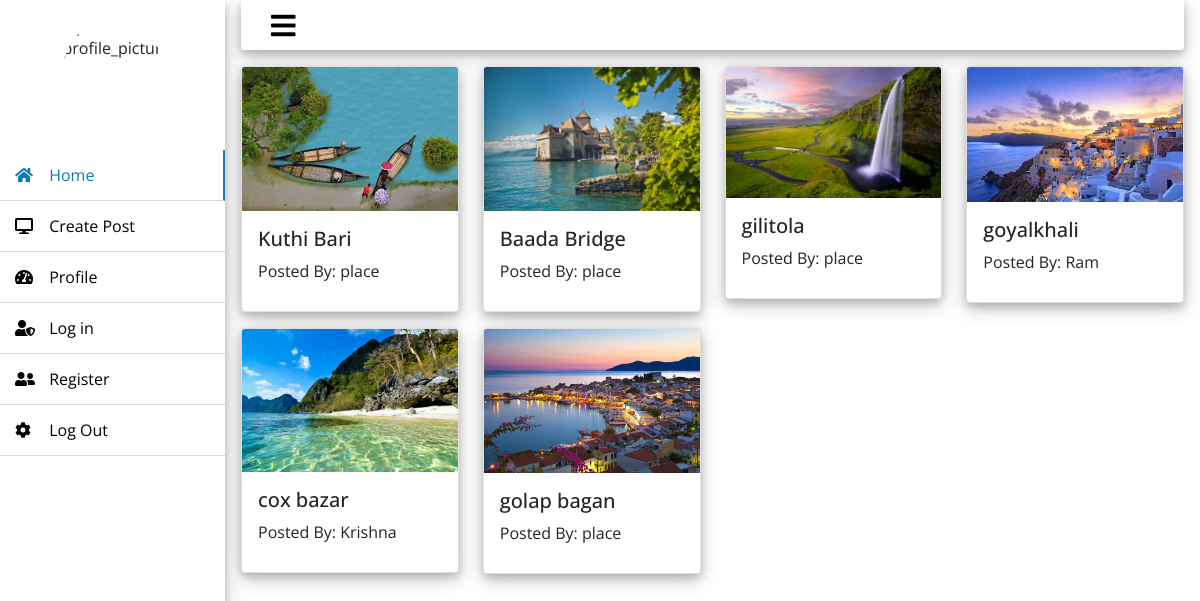
The page / on the database its author committed.
### place/models.py (models this page shows, shortened)
class Place(models.Model):
    DHAKA = 'D'
    CHITAGONG = 'C'
    RAJSHAHI = 'R'
    KHULNA = 'K'
    BARISHAL = 'B'
    SHYLET = 'S'
    DIVISION_CHOICES = [
        (DHAKA,'Dhaka'),
        (CHITAGONG,'Chitagong'),
        (RAJSHAHI,'Rajshahi'),
        (KHULNA,'Khulna'),
        (BARISHAL,'Barishal'),
        (SHYLET,'Shylet'),
    ]
    image = models.ImageField(default='default.jpg', upload_to='place')
    title = models.CharField(max_length=255)
    address = models.CharField(max_length=50)
    division = models.CharField(
        max_length=20,
        choices=DIVISION_CHOICES,
        default=DHAKA
        )
    description = models.TextField()
    category = models.ForeignKey(
        Category,
        on_delete=models.SET_NULL,
        null=True,
        blank=True
        )
    author = models.ForeignKey(User, on_delete=models.PROTECT)

### place/views.py (the view)
# urls.py: path('', PlaceListView.as_view(), name='place-list'),
class PlaceListView(ListView):
    model = Place
    template_name = "place/place_list.html"
    context_object_name = 'places'

### place/templates/place/place_list.html
{% extends 'place/base.html' %}
{% load static %}
{% block content %}
    <div class="row">
        {% for place in places %}
        <div class="col-md-3 mb-3">
            <div class="card sdow ">
                <a href="{% url 'place-detail' place.id %}">
                    <img src="{{ place.image.url }}" class="card-img-top" alt="default.jpg"/>
                </a>
                <div class="card-body" style="height: 100px;">
                    <h5 class="card-title">{{ place.title }}</h5>
                    <p class="card-text">Posted By: {{ place.author }}</p>
                </div>
            </div>
        </div>
        {% endfor %}
    </div>
{% endblock content %}

### place/templates/place/base.html (shortened to what this page needs)
<!DOCTYPE html>
{% load static %}
<html lang="en">
  <head>
    <link
      href="https://cdn.jsdelivr.net/npm/bootstrap@5.1.0/dist/css/bootstrap.min.css"
      rel="stylesheet"
    />
    <link
      rel="stylesheet"
      href="https://use.fontawesome.com/releases/v5.8.1/css/all.css"
    />
    <link rel="stylesheet" href="{% static 'place/main.css' %}" />
    <link rel="stylesheet" href="{% static 'place/form.css' %}" />
  </head>
  <body>
    <div class="contai">
      <div class="wrapper">
        <div class="section">
          <div class="top_navbar">
            <div class="hamburger">
              <a href="">
                <i class="fas fa-bars"></i>
              </a>
            </div>
          </div>
          <div class="mx-3 mt-3">
             {% block content %} {% endblock content %}
          </div>
        </div>
        <div class="sidebar">
          <div class="profile">
            <img src="{{ user.profile.image.url }}" alt="profile_picture" />
          </div>
          <ul>
            <li>
              <a href="{% url 'place-list' %}" class="active">
                <span class="icon"><i class="fas fa-home"></i></span>
                <span class="item">Home</span>
              </a>
            </li>
            <li>
              <a href="{% url 'place-create' %}">
                <span class="icon"><i class="fas fa-desktop"></i></span>
                <span class="item">Create Post</span>
              </a>
            </li>
            <li>
              <a href="{% url 'user-profile' %}">
                <span class="icon"><i class="fas fa-tachometer-alt"></i></span>
                <span class="item">Profile</span>
              </a>
            </li>
            <li>
              <a href="{% url 'user-login' %}">
                <span class="icon"><i class="fas fa-user-shield"></i></span>
                <span class="item">Log in</span>
              </a>
            </li>
            <li>
              <a href="{% url 'user-register' %}">
                <span class="icon"><i class="fas fa-user-friends"></i></span>
                <span class="item">Register</span>
              </a>
            </li>
            <li>
              <a href="{% url 'user-logout' %}">
                <span class="icon"><i class="fas fa-cog"></i></span>
                <span class="item">Log Out</span>
              </a>
            </li>
          </ul>
        </div>
      </div>
    </div>
  </body>
</html>

### place/static/place/main.css (style rules this page uses)
* { list-style: none; text-decoration: none; margin: 0; padding: 0; box-sizing: border-box; font-family: 'Open Sans', sans-serif; }
body { background: #ffffff; }
.wrapper .sidebar { background: #ffffff; position: fixed; top: 0; left: 0; width: 225px; height: 100%; padding: 20px 0; transition: all 0.5s ease; box-shadow: 0 4px 8px 0 rgba(0, 0, 0, 0.2), 0 6px 20px 0 rgba(0, 0, 0, 0.19); }
.wrapper .sidebar .profile { margin-bottom: 30px; text-align: center; }
.wrapper .sidebar .profile img { display: block; width: 100px; height: 100px; border-radius: 50%; margin: 0 auto; }
.wrapper .sidebar ul { padding-left: 0px; }
.wrapper .sidebar ul li a { text-decoration: none; display: block; padding: 13px 15px; border-bottom: 1px solid #dadada; color: rgb(0, 0, 0); font-size: 16px; position: relative; }
.wrapper .sidebar ul li a .icon { color: #000000; width: 30px; display: inline-block; }
.wrapper .sidebar ul li a:hover, .wrapper .sidebar ul li a.active { color: #0c7db1; border-right: 2px solid rgb(33, 123, 165); }
.wrapper .sidebar ul li a:hover .icon, .wrapper .sidebar ul li a.active .icon { color: #0c7db1; }
.wrapper .sidebar ul li a:hover:before, .wrapper .sidebar ul li a.active:before { display: block; }
.wrapper .section { width: calc(100% - 225px); margin-left: 225px; transition: all 0.5s ease; }
.wrapper .section .top_navbar { background: rgb(255, 255, 255); height: 50px; display: flex; align-items: center; padding: 0 30px; border-radius: 1px 1px 3px 3px; margin-left: 16px; margin-right: 16px; box-shadow: 0 4px 8px 0 rgba(0, 0, 0, 0.2), 0 6px 20px 0 rgba(0, 0, 0, 0.19); }
.wrapper .section .top_navbar .hamburger a { font-size: 28px; color: #000000; }
.sdow { box-shadow: 0 4px 8px 0 rgba(0, 0, 0, 0.2), 0 6px 20px 0 rgba(0, 0, 0, 0.19); }

### rows shown on the page
Place: image (picture), title "Kuthi Bari", author "place"
Place: image (picture), title "Baada Bridge", author "place"
Place: image (picture), title "gilitola", author "place"
Place: image (picture), title "goyalkhali", author "Ram"
Place: image (picture), title "cox bazar", author "Krishna"
Place: image (picture), title "golap bagan", author "place"
